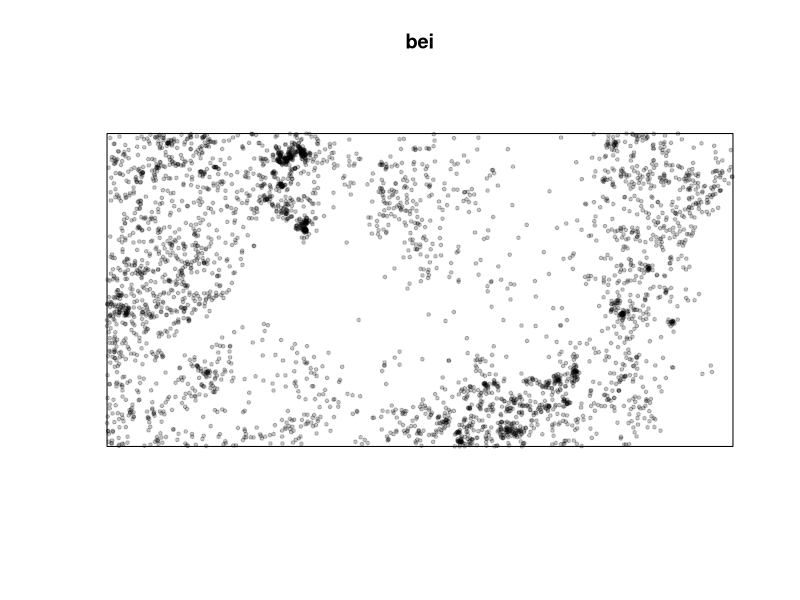
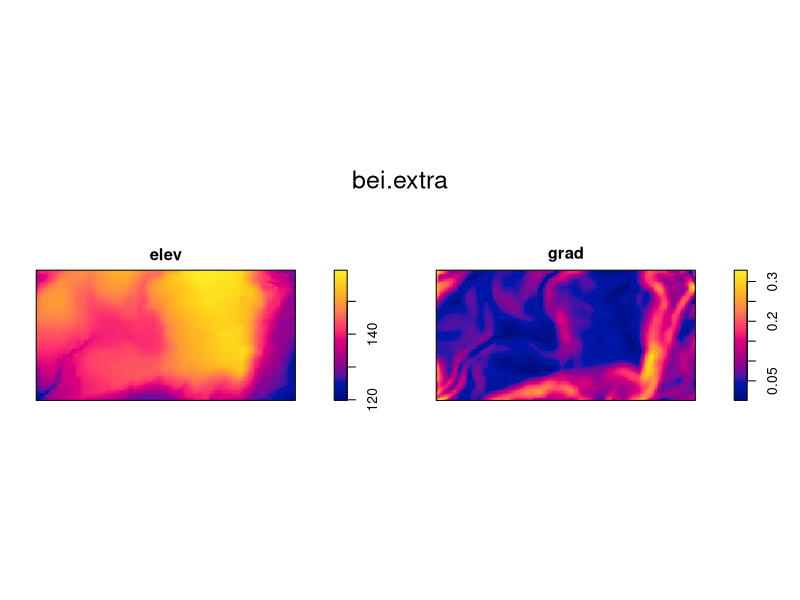
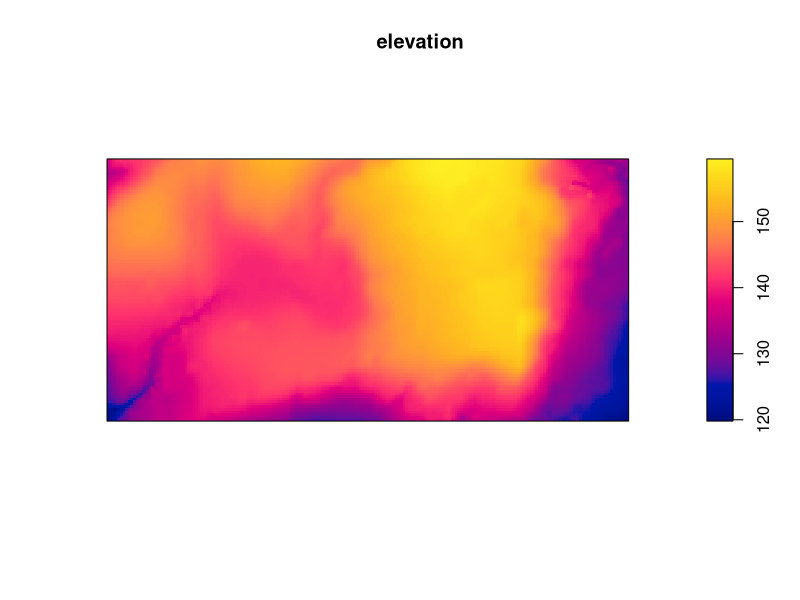
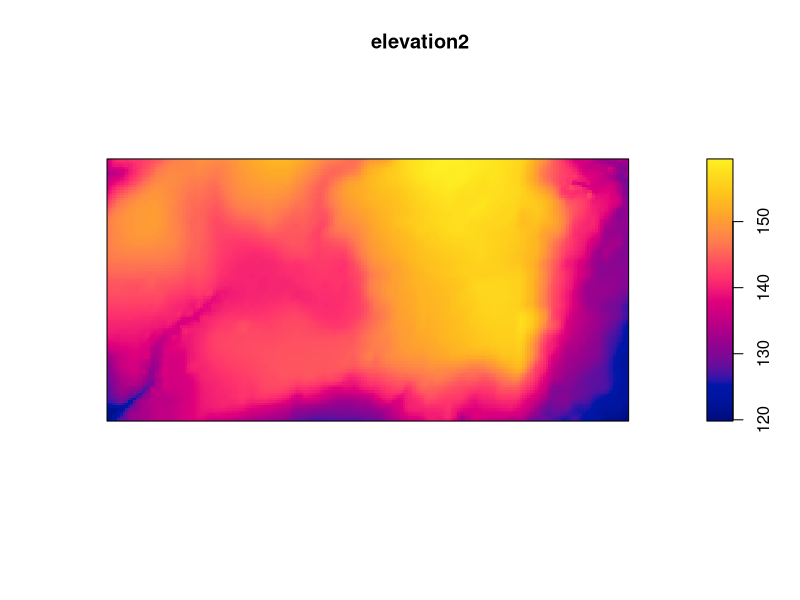

Here is the R script that generated these plots, in order:
# code related to population ecology
# we will use spatstat package for spatial point pattern analysis

#everytime we take something that is outside of R we need to use the brackets
install.packages('spatstat')
library(spatstat) #to check if it has been installed

#import the data inside the packages
#the dataset is called 'bei' and it's inside the package spatstat
#data description: 
#aways put the link as a comment

bei 

#plotting the data
plot(bei, cex=0.5, pch=19)

#there is also another dataset in the package: bei.extra
bei.extra

plot(bei.extra)

#how to select only one part of the dataset? There are different manners.like if we want to get elev
elevation <- bei.extra$elev
plot(elevation)
#or
elevation2 <- bei.extra[[1]]
plot(elevation2)
